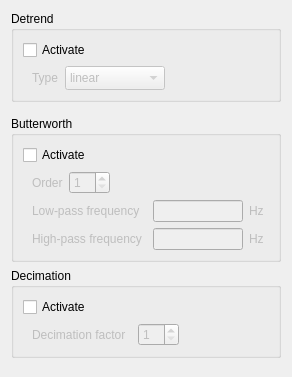
              <widget class="QWidget" name="scrollAreaWidgetContents_filtering">
               <property name="geometry">
                <rect>
                 <x>0</x>
                 <y>0</y>
                 <width>292</width>
                 <height>377</height>
                </rect>
               </property>
               <layout class="QVBoxLayout" name="verticalLayout_4" stretch="0,0,0">
                <item alignment="Qt::AlignTop">
                 <widget class="QGroupBox" name="groupBox_detrend">
                  <property name="sizePolicy">
                   <sizepolicy hsizetype="Preferred" vsizetype="Minimum">
                    <horstretch>0</horstretch>
                    <verstretch>0</verstretch>
                   </sizepolicy>
                  </property>
                  <property name="minimumSize">
                   <size>
                    <width>250</width>
                    <height>0</height>
                   </size>
                  </property>
                  <property name="title">
                   <string>Detrend</string>
                  </property>
                  <layout class="QVBoxLayout" name="verticalLayout_10">
                   <property name="spacing">
                    <number>6</number>
                   </property>
                   <property name="topMargin">
                    <number>9</number>
                   </property>
                   <property name="rightMargin">
                    <number>0</number>
                   </property>
                   <property name="bottomMargin">
                    <number>9</number>
                   </property>
                   <item>
                    <widget class="QCheckBox" name="checkBox_detrend">
                     <property name="text">
                      <string>Activate</string>
                     </property>
                    </widget>
                   </item>
                   <item>
                    <widget class="QWidget" name="widget_detrend" native="true">
                     <property name="sizePolicy">
                      <sizepolicy hsizetype="Maximum" vsizetype="Fixed">
                       <horstretch>0</horstretch>
                       <verstretch>0</verstretch>
                      </sizepolicy>
                     </property>
                     <layout class="QHBoxLayout" name="horizontalLayout_11">
                      <property name="topMargin">
                       <number>0</number>
                      </property>
                      <property name="bottomMargin">
                       <number>0</number>
                      </property>
                      <item>
                       <widget class="QLabel" name="label_detrendType">
                        <property name="enabled">
                         <bool>false</bool>
                        </property>
                        <property name="sizePolicy">
                         <sizepolicy hsizetype="Fixed" vsizetype="Preferred">
                          <horstretch>0</horstretch>
                          <verstretch>0</verstretch>
                         </sizepolicy>
                        </property>
                        <property name="minimumSize">
                         <size>
                          <width>10</width>
                          <height>0</height>
                         </size>
                        </property>
                        <property name="text">
                         <string>Type</string>
                        </property>
                       </widget>
                      </item>
                      <item alignment="Qt::AlignLeft">
                       <widget class="QComboBox" name="comboBox_detrendType">
                        <property name="enabled">
                         <bool>false</bool>
                        </property>
                        <property name="sizePolicy">
                         <sizepolicy hsizetype="Minimum" vsizetype="Fixed">
                          <horstretch>0</horstretch>
                          <verstretch>0</verstretch>
                         </sizepolicy>
                        </property>
                        <property name="minimumSize">
                         <size>
                          <width>100</width>
                          <height>0</height>
                         </size>
                        </property>
                        <property name="currentText">
                         <string>linear</string>
                        </property>
                        <property name="sizeAdjustPolicy">
                         <enum>QComboBox::AdjustToMinimumContentsLengthWithIcon</enum>
                        </property>
                        <item>
                         <property name="text">
                          <string>linear</string>
                         </property>
                        </item>
                        <item>
                         <property name="text">
                          <string>constant</string>
                         </property>
                        </item>
                       </widget>
                      </item>
                     </layout>
                    </widget>
                   </item>
                  </layout>
                 </widget>
                </item>
                <item>
                 <widget class="QGroupBox" name="groupBox_butterworth">
                  <property name="sizePolicy">
                   <sizepolicy hsizetype="Preferred" vsizetype="Minimum">
                    <horstretch>0</horstretch>
                    <verstretch>0</verstretch>
                   </sizepolicy>
                  </property>
                  <property name="title">
                   <string>Butterworth</string>
                  </property>
                  <layout class="QVBoxLayout" name="verticalLayout_12">
                   <property name="spacing">
                    <number>6</number>
                   </property>
                   <property name="topMargin">
                    <number>9</number>
                   </property>
                   <property name="rightMargin">
                    <number>0</number>
                   </property>
                   <property name="bottomMargin">
                    <number>9</number>
                   </property>
                   <item>
                    <widget class="QCheckBox" name="checkBox_butterworthActivate">
                     <property name="text">
                      <string>Activate</string>
                     </property>
                    </widget>
                   </item>
                   <item>
                    <widget class="QWidget" name="widget_butterworthOrder" native="true">
                     <property name="sizePolicy">
                      <sizepolicy hsizetype="Maximum" vsizetype="Fixed">
                       <horstretch>0</horstretch>
                       <verstretch>0</verstretch>
                      </sizepolicy>
                     </property>
                     <layout class="QHBoxLayout" name="horizontalLayout_9">
                      <property name="topMargin">
                       <number>0</number>
                      </property>
                      <property name="bottomMargin">
                       <number>0</number>
                      </property>
                      <item>
                       <widget class="QLabel" name="label_butterworthOrder">
                        <property name="enabled">
                         <bool>false</bool>
                        </property>
                        <property name="sizePolicy">
                         <sizepolicy hsizetype="Fixed" vsizetype="Preferred">
                          <horstretch>0</horstretch>
                          <verstretch>0</verstretch>
                         </sizepolicy>
                        </property>
                        <property name="minimumSize">
                         <size>
                          <width>10</width>
                          <height>0</height>
                         </size>
                        </property>
                        <property name="text">
                         <string>Order</string>
                        </property>
                       </widget>
                      </item>
                      <item alignment="Qt::AlignLeft|Qt::AlignVCenter">
                       <widget class="QSpinBox" name="spinBox_butterworthOrder">
                        <property name="enabled">
                         <bool>false</bool>
                        </property>
                        <property name="minimumSize">
                         <size>
                          <width>40</width>
                          <height>0</height>
                         </size>
                        </property>
                        <property name="minimum">
                         <number>1</number>
                        </property>
                        <property name="maximum">
                         <number>16</number>
                        </property>
                       </widget>
                      </item>
                     </layout>
                    </widget>
                   </item>
                   <item alignment="Qt::AlignLeft">
                    <widget class="QWidget" name="widget_butterworthLowPass" native="true">
                     <property name="sizePolicy">
                      <sizepolicy hsizetype="Preferred" vsizetype="Fixed">
                       <horstretch>0</horstretch>
                       <verstretch>0</verstretch>
                      </sizepolicy>
                     </property>
                     <layout class="QHBoxLayout" name="horizontalLayout_7">
                      <property name="topMargin">
                       <number>0</number>
                      </property>
                      <property name="bottomMargin">
                       <number>0</number>
                      </property>
                      <item>
                       <widget class="QLabel" name="label_butterworthLowPass">
                        <property name="enabled">
                         <bool>false</bool>
                        </property>
                        <property name="sizePolicy">
                         <sizepolicy hsizetype="Fixed" vsizetype="Fixed">
                          <horstretch>0</horstretch>
                          <verstretch>0</verstretch>
                         </sizepolicy>
                        </property>
                        <property name="minimumSize">
                         <size>
                          <width>115</width>
                          <height>0</height>
                         </size>
                        </property>
                        <property name="text">
                         <string>Low-pass frequency</string>
                        </property>
                       </widget>
                      </item>
                      <item alignment="Qt::AlignLeft">
                       <widget class="QLineEdit" name="lineEdit_butterworthLowPassValue">
                        <property name="enabled">
                         <bool>false</bool>
                        </property>
                       </widget>
                      </item>
                      <item alignment="Qt::AlignLeft">
                       <widget class="QLabel" name="label_butterworthLowPassUnits">
                        <property name="enabled">
                         <bool>false</bool>
                        </property>
                        <property name="sizePolicy">
                         <sizepolicy hsizetype="Fixed" vsizetype="Preferred">
                          <horstretch>0</horstretch>
                          <verstretch>0</verstretch>
                         </sizepolicy>
                        </property>
                        <property name="minimumSize">
                         <size>
                          <width>20</width>
                          <height>0</height>
                         </size>
                        </property>
                        <property name="text">
                         <string>Hz</string>
                        </property>
                       </widget>
                      </item>
                     </layout>
                    </widget>
                   </item>
                   <item alignment="Qt::AlignLeft">
                    <widget class="QWidget" name="widget_butterworthHighPass" native="true">
                     <property name="sizePolicy">
                      <sizepolicy hsizetype="Preferred" vsizetype="Fixed">
                       <horstretch>0</horstretch>
                       <verstretch>0</verstretch>
                      </sizepolicy>
                     </property>
                     <layout class="QHBoxLayout" name="horizontalLayout_8">
                      <property name="topMargin">
                       <number>0</number>
                      </property>
                      <property name="bottomMargin">
                       <number>0</number>
                      </property>
                      <item>
                       <widget class="QLabel" name="label_butterworthHighPass">
                        <property name="enabled">
                         <bool>false</bool>
                        </property>
                        <property name="sizePolicy">
                         <sizepolicy hsizetype="Fixed" vsizetype="Fixed">
                          <horstretch>0</horstretch>
                          <verstretch>0</verstretch>
                         </sizepolicy>
                        </property>
                        <property name="minimumSize">
                         <size>
                          <width>115</width>
                          <height>0</height>
                         </size>
                        </property>
                        <property name="text">
                         <string>High-pass frequency</string>
                        </property>
                       </widget>
                      </item>
                      <item alignment="Qt::AlignLeft">
                       <widget class="QLineEdit" name="lineEdit_butterworthHighPassValue">
                        <property name="enabled">
                         <bool>false</bool>
                        </property>
                       </widget>
                      </item>
                      <item alignment="Qt::AlignLeft">
                       <widget class="QLabel" name="label_butterworthHighPassUnits">
                        <property name="enabled">
                         <bool>false</bool>
                        </property>
                        <property name="sizePolicy">
                         <sizepolicy hsizetype="Fixed" vsizetype="Preferred">
                          <horstretch>0</horstretch>
                          <verstretch>0</verstretch>
                         </sizepolicy>
                        </property>
                        <property name="minimumSize">
                         <size>
                          <width>20</width>
                          <height>0</height>
                         </size>
                        </property>
                        <property name="text">
                         <string>Hz</string>
                        </property>
                       </widget>
                      </item>
                     </layout>
                    </widget>
                   </item>
                  </layout>
                 </widget>
                </item>
                <item alignment="Qt::AlignTop">
                 <widget class="QGroupBox" name="groupBox_decimation">
                  <property name="sizePolicy">
                   <sizepolicy hsizetype="Preferred" vsizetype="Minimum">
                    <horstretch>0</horstretch>
                    <verstretch>0</verstretch>
                   </sizepolicy>
                  </property>
                  <property name="title">
                   <string>Decimation</string>
                  </property>
                  <layout class="QVBoxLayout" name="verticalLayout_11">
                   <property name="spacing">
                    <number>6</number>
                   </property>
                   <property name="topMargin">
                    <number>9</number>
                   </property>
                   <property name="rightMargin">
                    <number>0</number>
                   </property>
                   <property name="bottomMargin">
                    <number>9</number>
                   </property>
                   <item>
                    <widget class="QCheckBox" name="checkBox_decimationActivate">
                     <property name="text">
                      <string>Activate</string>
                     </property>
                    </widget>
                   </item>
                   <item>
                    <widget class="QWidget" name="widget_decimationFactor" native="true">
                     <property name="sizePolicy">
                      <sizepolicy hsizetype="Maximum" vsizetype="Fixed">
                       <horstretch>0</horstretch>
                       <verstretch>0</verstretch>
                      </sizepolicy>
                     </property>
                     <layout class="QHBoxLayout" name="horizontalLayout_5">
                      <property name="topMargin">
                       <number>0</number>
                      </property>
                      <property name="bottomMargin">
                       <number>0</number>
                      </property>
                      <item>
                       <widget class="QLabel" name="label_decimationFactor">
                        <property name="enabled">
                         <bool>false</bool>
                        </property>
                        <property name="sizePolicy">
                         <sizepolicy hsizetype="Fixed" vsizetype="Preferred">
                          <horstretch>0</horstretch>
                          <verstretch>0</verstretch>
                         </sizepolicy>
                        </property>
                        <property name="minimumSize">
                         <size>
                          <width>100</width>
                          <height>0</height>
                         </size>
                        </property>
                        <property name="text">
                         <string>Decimation factor</string>
                        </property>
                       </widget>
                      </item>
                      <item alignment="Qt::AlignLeft|Qt::AlignVCenter">
                       <widget class="QSpinBox" name="spinBox_decimationFactor">
                        <property name="enabled">
                         <bool>false</bool>
                        </property>
                        <property name="minimumSize">
                         <size>
                          <width>40</width>
                          <height>0</height>
                         </size>
                        </property>
                        <property name="minimum">
                         <number>1</number>
                        </property>
                        <property name="maximum">
                         <number>50</number>
                        </property>
                       </widget>
                      </item>
                     </layout>
                    </widget>
                   </item>
                  </layout>
                 </widget>
                </item>
               </layout>
              </widget>
